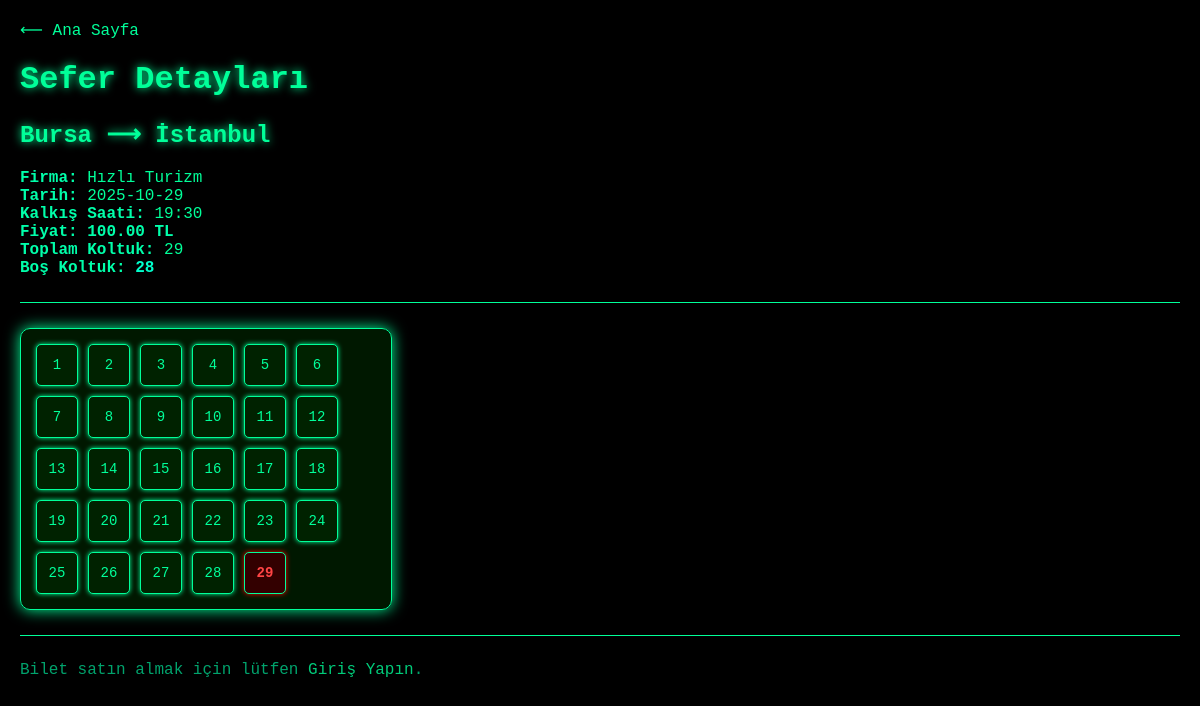
The page /sefer_detay.php?trip_id=13 on the database its author committed.
### tables this page shows
CREATE TABLE trips (
    id INTEGER PRIMARY KEY AUTOINCREMENT, -- Benzersiz Sefer ID'si
    firma_id INTEGER NOT NULL,            -- Hangi Firmaya Ait Olduğu
    departure_city TEXT NOT NULL,         -- Kalkış Şehri
    arrival_city TEXT NOT NULL,           -- Varış Şehri
    trip_date DATE NOT NULL,              -- Sefer Tarihi
    departure_time TIME NOT NULL,         -- Kalkış Saati
    price REAL NOT NULL,                  -- Bilet Fiyatı
    total_seats INTEGER NOT NULL,         -- Toplam Koltuk Sayısı
    created_at DATETIME DEFAULT CURRENT_TIMESTAMP,
    FOREIGN KEY (firma_id) REFERENCES firms(id)
);

CREATE TABLE firms (
    id INTEGER PRIMARY KEY AUTOINCREMENT, -- Benzersiz Firma ID'si
    name TEXT NOT NULL UNIQUE,            -- Firma Adı
    logo_url TEXT,                        -- Firma Logosu URL'si
    created_at DATETIME DEFAULT CURRENT_TIMESTAMP
);

### sefer_detay.php (the view, shortened to what this page needs)
<?php
$is_logged_in = isset($_SESSION['user_id']);
$user_role = $_SESSION['role'] ?? 'ziyaretci';
$database_file = 'database.sqlite';
$trip_id = $_GET['trip_id'] ?? null;
try {
    $db = new PDO("sqlite:$database_file");
    $db->setAttribute(PDO::ATTR_ERRMODE, PDO::ERRMODE_EXCEPTION);
    $stmt_trip = $db->prepare("SELECT t.*, f.name as firma_name
                               FROM trips t
                               JOIN firms f ON t.firma_id = f.id
                               WHERE t.id = ?");
    $stmt_trip->execute([$trip_id]);
    $trip = $stmt_trip->fetch(PDO::FETCH_ASSOC);
    $stmt_seats = $db->prepare("SELECT seat_number FROM tickets WHERE trip_id = ? AND is_cancelled = 0");
    $stmt_seats->execute([$trip_id]);
    $occupied_seats = $stmt_seats->fetchAll(PDO::FETCH_COLUMN);
    $available_seats_count = $trip['total_seats'] - count($occupied_seats);
} catch (Exception $e) {
    $error = "Hata: " . $e->getMessage();
}
?>
<!DOCTYPE html>
<html lang="tr">
<head>
</head>
<body>
    <p><a href="index.php">⟵ Ana Sayfa</a></p>
    <h1> Sefer Detayları</h1>
    <h2><?php echo htmlspecialchars($trip['departure_city']); ?> ⟶ <?php echo htmlspecialchars($trip['arrival_city']); ?></h2>
    <p>
        <strong>Firma:</strong> <?php echo htmlspecialchars($trip['firma_name']); ?><br>
        <strong>Tarih:</strong> <?php echo htmlspecialchars($trip['trip_date']); ?><br>
        <strong>Kalkış Saati:</strong> <?php echo htmlspecialchars($trip['departure_time']); ?><br>
        <strong>Fiyat:</strong> <strong style="color: #00ffaa;"><?php echo number_format($trip['price'], 2); ?> TL</strong><br>
        <strong>Toplam Koltuk:</strong> <?php echo htmlspecialchars($trip['total_seats']); ?><br>
        <strong>Boş Koltuk:</strong> <strong style="color: #00ffcc;"><?php echo $available_seats_count; ?></strong>
    </p>
    <hr>
    <div class="seat-map">
        <?php for ($i = 1; $i <= $trip['total_seats']; $i++): ?>
            <?php
                $is_occupied = in_array($i, $occupied_seats);
                $class = $is_occupied ? 'occupied' : 'available';
            ?>
            <div class="seat <?php echo $class; ?>"
                 title="<?php echo $is_occupied ? 'Dolu' : 'Boş'; ?>">
                <?php echo $i; ?>
            </div>
        <?php endfor; ?>
    </div>
    <hr>
    <?php if ($is_logged_in && $user_role === 'user'): ?>
        <p>
            <a href="bilet_satin_al.php?trip_id=<?php echo $trip['id']; ?>" class="btn">
                Bilet Satın Al
            </a>
        </p>
    <?php else: ?>
        <p style="color: gray;">
            Bilet satın almak için lütfen <a href="login.php">Giriş Yapın</a>.
        </p>
    <?php endif; ?>
</body>
</html>

### sefer_detay.php (style rules this page uses)
body { background-color: #000; color: #00ff99; font-family: 'Courier New', monospace; margin: 20px; animation: matrix-bg 5s infinite alternate; }
a { color: #00ff99; text-decoration: none; transition: 0.3s; }
h1, h2, h3 { color: #00ff99; text-shadow: 0 0 10px #00ff99; }
hr { border: 0; border-top: 1px solid #00ff99; margin: 25px 0; }
strong { color: #00ffaa; }
.seat-map { display: flex; flex-wrap: wrap; width: 350px; margin-top: 20px; border: 1px solid #00ff99; padding: 10px; border-radius: 10px; box-shadow: 0 0 15px #00ff99; background-color: rgba(0, 30, 0, 0.8); }
.seat { width: 40px; height: 40px; margin: 5px; text-align: center; line-height: 40px; font-size: 14px; border: 1px solid #00ff99; border-radius: 5px; box-shadow: 0 0 5px #00ff99; transition: 0.3s; }
.seat.available { background-color: #002200; color: #00ff99; }
.seat.occupied { background-color: #330000; color: #ff4444; font-weight: bold; box-shadow: 0 0 5px #ff0000; }
p[style*="color: gray"] { color: #00cc88 !important; opacity: 0.8; }

### rows shown on the page
trips: departure_city "Bursa", arrival_city "İstanbul", firma.name "Hızlı Turizm", trip_date "2025-10-29", departure_time "19:30", price "100.00", total_seats "29", total_seats "28"
